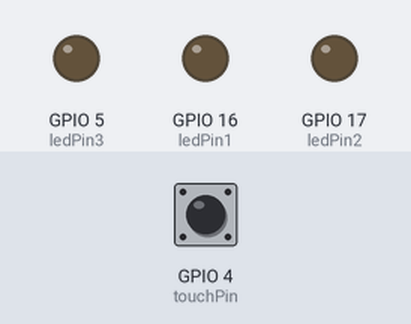
The sketch below on a simulated ESP32. Parts: output pins drawn as LEDs (lit = HIGH). Dashed ring = blinking. The inputs (shaded band) are chosen by the test bench; at power-on: GPIO 4 (touchPin) HIGH. What the sketch prints to the serial monitor is not drawn.

Above: at 2.2 s.
2.3 s: GPIO 4 (touchPin) pulled LOW for 0.15 s
At 3.2 s:
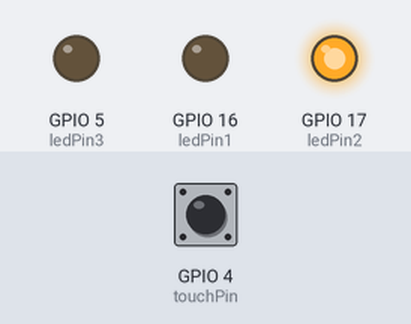
At 3.7 s:
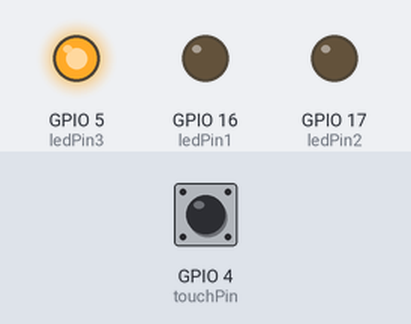
5.4 s: GPIO 4 (touchPin) pulled LOW for 3.2 s
At 5.8 s:
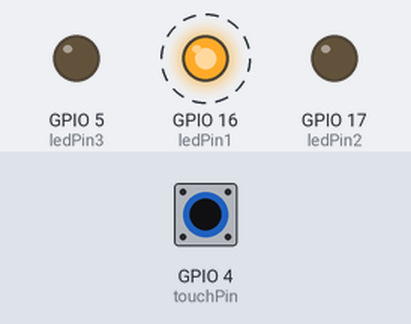
Timing chart, 0 to 10.1 s (numbered marks = the images above; inputs shaded):
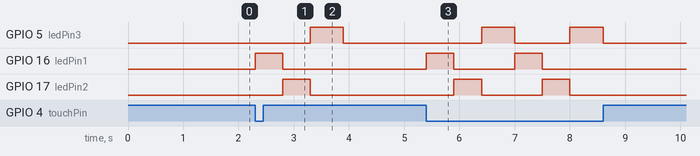

The sketch:

3_LED_menyala_Running_LED_dari_kiri_ke_kanan_ketika_sensor_d.ino
```cpp
// ESP32 Touch Control LED
// Touch0 is T0 which is on GPIO 4.
const int touchPin = 4; // Pin sensor sentuh (Touch0) yang terhubung ke GPIO 4
const int ledPin1 = 16;  // Pin LED yang terhubung ke GPIO 16
const int ledPin2 = 17;  // Pin LED yang terhubung ke GPIO 17
const int ledPin3 = 5;  // Pin LED yang terhubung ke GPIO 5


int touchCount = 0;

void setup() {
  Serial.begin(115200);
  pinMode(ledPin1, OUTPUT); // Atur pin LED sebagai output
  pinMode(ledPin2, OUTPUT); // Atur pin LED sebagai output
  pinMode(ledPin3, OUTPUT); // Atur pin LED sebagai output
  delay(1000);
  Serial.println("ESP32 Touch Control LED");
}

void loop() {
  int touchValue = touchRead(touchPin); // Membaca nilai dari sensor sentuh

  if (touchValue < 30) { // Ubah angka ini sesuai dengan sensitivitas yang Anda inginkan
    digitalWrite(ledPin1, HIGH); // Hidupkan LED jika sensor sentuh ditekan
    digitalWrite(ledPin2, LOW);
    digitalWrite(ledPin3, LOW);
    delay(500);
    digitalWrite(ledPin1, LOW); // Hidupkan LED jika sensor sentuh ditekan
    digitalWrite(ledPin2, HIGH);
    digitalWrite(ledPin3, LOW);
    delay(500);
    digitalWrite(ledPin1, LOW); // Hidupkan LED jika sensor sentuh ditekan
    digitalWrite(ledPin2, LOW);
    digitalWrite(ledPin3, HIGH);
    delay(500);
  } else {
    digitalWrite(ledPin1, LOW); // Matikan LED jika sensor sentuh tidak ditekan
    digitalWrite(ledPin2, LOW);
    digitalWrite(ledPin3, LOW);
  }

  delay(100); // Penundaan kecil untuk menghindari pembacaan yang berlebihan
}
```

Measured:
- after the input at 2.3 s, GPIO 5 (ledPin3): LOW → HIGH after 1.0 s, → LOW 0.60 s later; GPIO 16 (ledPin1): LOW → HIGH at once, → LOW 0.50 s later; GPIO 17 (ledPin2): LOW → HIGH after 0.50 s, → LOW 0.50 s later
- after the input at 5.4 s, GPIO 5 (ledPin3): alternates HIGH for 0.60 s and LOW for 1.0 s, 4 changes in all, then stays LOW, starting after 1.0 s; GPIO 16 (ledPin1): alternates HIGH for 0.50 s and LOW for 1.1 s, 4 changes in all, then stays LOW, starting at once
